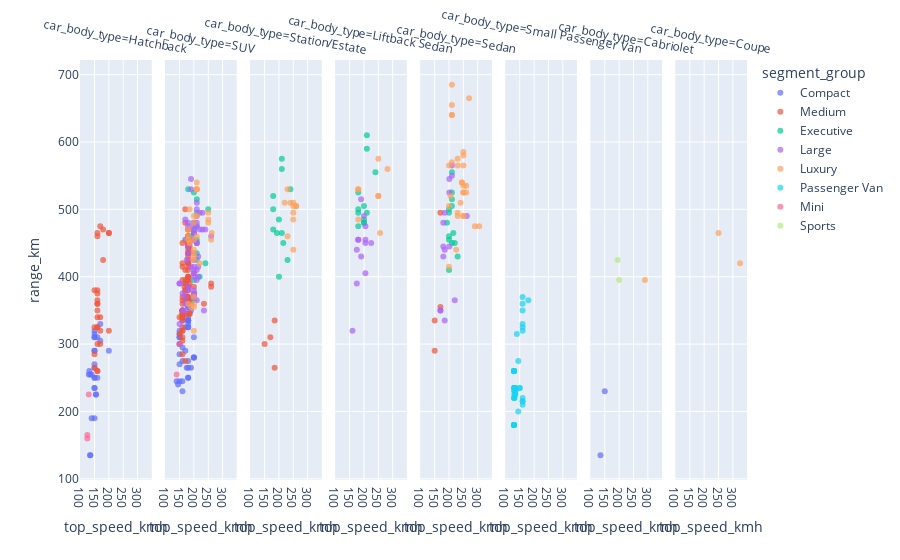

The code cell stored with this chart in its notebook:
### Code cell
#top speed vs. range vs. segment_group
fig = px.scatter(
    data,
    x='top_speed_kmh',
    y='range_km',
    color='segment_group',
    facet_col='car_body_type',
    opacity=0.7
)

fig.for_each_annotation(lambda a: a.update(textangle=10))

fig.show()

### Figure 1 — Plotly figure (JSON) as saved in the notebook; plotly's stock layout.template omitted (floating-point values rounded to 4 significant figures)
{"data": [{"hovertemplate": "segment_group=Compact<br>car_body_type=Hatchback<br>top_speed_kmh=%{x}<br>range_km=%{y}<extra></extra>", "legendgroup": "Compact", "marker": {"color": "#636efa", "opacity": 0.7, "symbol": "circle"}, "mode": "markers", "name": "Compact", "orientation": "v", "showlegend": true, "type": "scatter", "x": [155, 155, 160, 170, 150, 150, 150, 135, 140, 140, 135, 150, 135, 150, 132, 150, 160, 200, 170, 150, 150, 150, 150, 150, 130, 150, 150], "xaxis": "x", "y": [225, 225, 310, 305, 190, 270, 265, 255, 190, 255, 135, 235, 135, 235, 260, 310, 250, 290, 330, 290, 315, 290, 310, 250, 255, 320, 250], "yaxis": "y"}, {"hovertemplate": "segment_group=Compact<br>car_body_type=SUV<br>top_speed_kmh=%{x}<br>range_km=%{y}<extra></extra>", "legendgroup": "Compact", "marker": {"color": "#636efa", "opacity": 0.7, "symbol": "circle"}, "mode": "markers", "name": "Compact", "orientation": "v", "showlegend": false, "type": "scatter", "x": [200, 200, 150, 200, 160, 145, 150, 150, 160, 160, 160, 170, 150, 170, 170, 175, 175, 160, 200, 170, 140, 150, 150, 150, 150, 150, 180, 180, 180, 180, 180, 180, 180, 180, 180, 180, 180, 180, 180, 180, 180, 190, 190, 190], "xaxis": "x2", "y": [280, 280, 320, 310, 245, 240, 300, 310, 275, 335, 295, 390, 310, 455, 325, 370, 265, 230, 280, 290, 245, 285, 270, 300, 245, 315, 325, 335, 250, 335, 325, 250, 335, 335, 355, 265, 355, 330, 275, 365, 340, 265, 360, 350], "yaxis": "y2"}, {"hovertemplate": "segment_group=Compact<br>car_body_type=Cabriolet<br>top_speed_kmh=%{x}<br>range_km=%{y}<extra></extra>", "legendgroup": "Compact", "marker": {"color": "#636efa", "opacity": 0.7, "symbol": "circle"}, "mode": "markers", "name": "Compact", "orientation": "v", "showlegend": false, "type": "scatter", "x": [135, 150], "xaxis": "x7", "y": [135, 230], "yaxis": "y7"}, {"hovertemplate": "segment_group=Medium<br>car_body_type=Hatchback<br>top_speed_kmh=%{x}<br>range_km=%{y}<extra></extra>", "legendgroup": "Medium", "marker": {"color": "#EF553B", "opacity": 0.7, "symbol": "circle"}, "mode": "markers", "name": "Medium", "orientation": "v", "showlegend": true, "type": "scatter", "x": [150, 160, 160, 160, 160, 200, 150, 150, 160, 160, 160, 160, 170, 170, 160, 160, 180, 200, 170, 170, 150, 160, 180, 200, 160, 160, 160], "xaxis": "x", "y": [265, 260, 350, 360, 460, 465, 285, 325, 375, 260, 340, 325, 475, 340, 300, 360, 425, 320, 320, 300, 380, 380, 470, 465, 365, 465, 325], "yaxis": "y"}, {"hovertemplate": "segment_group=Medium<br>car_body_type=SUV<br>top_speed_kmh=%{x}<br>range_km=%{y}<extra></extra>", "legendgroup": "Medium", "marker": {"color": "#EF553B", "opacity": 0.7, "symbol": "circle"}, "mode": "markers", "name": "Medium", "orientation": "v", "showlegend": false, "type": "scatter", "x": [150, 160, 160, 180, 180, 180, 160, 180, 180, 180, 170, 180, 170, 180, 160, 180, 180, 180, 180, 160, 185, 200, 235, 185, 185, 185, 260, 180, 175, 260, 185, 185, 185, 167, 160, 160, 180, 170, 190, 160, 160, 160, 160, 160, 160, 160, 170, 180, 160, 160, 200, 200, 172, 170, 170, 170, 170, 170, 150, 170, 160, 160, 180, 180, 160, 180, 180, 160, 180, 180, 180, 180, 160, 160, 160, 180, 180, 180, 160, 180, 180, 160, 180, 180, 180, 180, 180, 180, 180, 180], "xaxis": "x2", "y": [315, 350, 340, 435, 410, 415, 325, 420, 395, 395, 390, 380, 395, 385, 340, 445, 425, 440, 435, 305, 390, 375, 360, 345, 445, 450, 390, 370, 370, 385, 455, 440, 345, 385, 365, 340, 370, 275, 365, 395, 420, 350, 350, 415, 345, 345, 380, 365, 335, 450, 405, 385, 345, 365, 410, 380, 375, 500, 340, 480, 310, 350, 450, 450, 360, 455, 450, 370, 470, 460, 470, 460, 320, 345, 350, 420, 445, 435, 285, 430, 460, 320, 360, 420, 400, 400, 345, 400, 385, 385], "yaxis": "y2"}, {"hovertemplate": "segment_group=Medium<br>car_body_type=Station/Estate<br>top_speed_kmh=%{x}<br>range_km=%{y}<extra></extra>", "legendgroup": "Medium", "marker": {"color": "#EF553B", "opacity": 0.7, "symbol": "circle"}, "mode": "markers", "name": "Medium", "orientation": "v", "showlegend": false, "type": "scatter", "x": [185, 185, 170, 150], "xaxis": "x3", "y": [335, 265, 310, 300], "yaxis": "y3"}, {"hovertemplate": "segment_group=Medium<br>car_body_type=Sedan<br>top_speed_kmh=%{x}<br>range_km=%{y}<extra></extra>", "legendgroup": "Medium", "marker": {"color": "#EF553B", "opacity": 0.7, "symbol": "circle"}, "mode": "markers", "name": "Medium", "orientation": "v", "showlegend": false, "type": "scatter", "x": [150, 150, 170, 170], "xaxis": "x5", "y": [290, 335, 495, 355], "yaxis": "y5"}, {"hovertemplate": "segment_group=Executive<br>car_body_type=SUV<br>top_speed_kmh=%{x}<br>range_km=%{y}<extra></extra>", "legendgroup": "Executive", "marker": {"color": "#00cc96", "opacity": 0.7, "symbol": "circle"}, "mode": "markers", "name": "Executive", "orientation": "v", "showlegend": true, "type": "scatter", "x": [250, 200, 200, 190, 220, 210, 210, 210, 210, 210, 240, 200, 200, 210, 210, 180, 200, 200, 200, 200], "xaxis": "x2", "y": [500, 470, 525, 460, 400, 450, 435, 475, 455, 425, 420, 435, 365, 515, 495, 530, 480, 465, 480, 395], "yaxis": "y2"}, {"hovertemplate": "segment_group=Executive<br>car_body_type=Station/Estate<br>top_speed_kmh=%{x}<br>range_km=%{y}<extra></extra>", "legendgroup": "Executive", "marker": {"color": "#00cc96", "opacity": 0.7, "symbol": "circle"}, "mode": "markers", "name": "Executive", "orientation": "v", "showlegend": false, "type": "scatter", "x": [210, 210, 210, 240, 230, 193, 215, 200, 200, 180, 180, 180], "xaxis": "x3", "y": [465, 575, 560, 530, 425, 465, 450, 485, 400, 500, 470, 520], "yaxis": "y3"}, {"hovertemplate": "segment_group=Executive<br>car_body_type=Liftback Sedan<br>top_speed_kmh=%{x}<br>range_km=%{y}<extra></extra>", "legendgroup": "Executive", "marker": {"color": "#00cc96", "opacity": 0.7, "symbol": "circle"}, "mode": "markers", "name": "Executive", "orientation": "v", "showlegend": false, "type": "scatter", "x": [210, 210, 210, 240, 200, 180, 180, 180, 180, 200, 200, 200], "xaxis": "x4", "y": [495, 610, 590, 555, 485, 495, 500, 475, 525, 505, 480, 480], "yaxis": "y4"}, {"hovertemplate": "segment_group=Executive<br>car_body_type=Sedan<br>top_speed_kmh=%{x}<br>range_km=%{y}<extra></extra>", "legendgroup": "Executive", "marker": {"color": "#00cc96", "opacity": 0.7, "symbol": "circle"}, "mode": "markers", "name": "Executive", "orientation": "v", "showlegend": false, "type": "scatter", "x": [230, 193, 215, 210, 210, 210, 210, 210, 220, 200, 200, 200, 200, 200], "xaxis": "x5", "y": [430, 480, 465, 525, 515, 555, 505, 450, 450, 500, 410, 460, 495, 455], "yaxis": "y5"}, {"hovertemplate": "segment_group=Large<br>car_body_type=SUV<br>top_speed_kmh=%{x}<br>range_km=%{y}<extra></extra>", "legendgroup": "Large", "marker": {"color": "#ab63fa", "opacity": 0.7, "symbol": "circle"}, "mode": "markers", "name": "Large", "orientation": "v", "showlegend": true, "type": "scatter", "x": [210, 210, 210, 210, 210, 210, 230, 230, 175, 175, 215, 215, 215, 190, 190, 190, 150, 180, 180, 180, 180, 200, 200, 200, 200, 180, 180, 235, 200, 170, 160, 160, 170, 170, 170, 220, 240, 220, 260, 150, 150, 210, 200, 200, 200, 200, 200, 201, 201, 201, 200, 200, 200, 200, 200, 210, 210, 210], "xaxis": "x2", "y": [395, 410, 510, 500, 490, 480, 470, 495, 360, 425, 400, 415, 430, 530, 415, 545, 390, 435, 445, 475, 480, 425, 435, 415, 410, 385, 380, 350, 380, 350, 350, 375, 370, 360, 485, 470, 470, 495, 460, 390, 330, 450, 465, 370, 465, 455, 455, 455, 470, 375, 405, 400, 475, 480, 370, 475, 450, 365], "yaxis": "y2"}, {"hovertemplate": "segment_group=Large<br>car_body_type=Liftback Sedan<br>top_speed_kmh=%{x}<br>range_km=%{y}<extra></extra>", "legendgroup": "Large", "marker": {"color": "#ab63fa", "opacity": 0.7, "symbol": "circle"}, "mode": "markers", "name": "Large", "orientation": "v", "showlegend": false, "type": "scatter", "x": [225, 190, 190, 200, 180, 180, 160, 175, 175, 205, 205, 205, 205], "xaxis": "x4", "y": [450, 430, 515, 490, 455, 455, 320, 390, 440, 455, 450, 475, 405], "yaxis": "y4"}, {"hovertemplate": "segment_group=Large<br>car_body_type=Sedan<br>top_speed_kmh=%{x}<br>range_km=%{y}<extra></extra>", "legendgroup": "Large", "marker": {"color": "#ab63fa", "opacity": 0.7, "symbol": "circle"}, "mode": "markers", "name": "Large", "orientation": "v", "showlegend": false, "type": "scatter", "x": [220, 180, 180, 180, 170, 170, 185, 185, 185, 210, 210, 201, 201, 262, 201], "xaxis": "x5", "y": [365, 445, 480, 430, 350, 350, 495, 440, 335, 565, 550, 525, 545, 490, 445], "yaxis": "y5"}, {"hovertemplate": "segment_group=Luxury<br>car_body_type=SUV<br>top_speed_kmh=%{x}<br>range_km=%{y}<extra></extra>", "legendgroup": "Luxury", "marker": {"color": "#FFA15A", "opacity": 0.7, "symbol": "circle"}, "mode": "markers", "name": "Luxury", "orientation": "v", "showlegend": true, "type": "scatter", "x": [210, 200, 200, 200, 200, 185, 200, 190, 200, 220, 200, 185, 250, 260, 250, 210, 210, 210, 210, 210, 180, 200, 200, 200, 200, 250, 262, 180, 180, 180], "xaxis": "x2", "y": [460, 455, 320, 370, 490, 500, 480, 355, 435, 420, 425, 450, 495, 455, 480, 530, 540, 530, 530, 490, 360, 430, 355, 440, 360, 485, 465, 460, 470, 455], "yaxis": "y2"}, {"hovertemplate": "segment_group=Luxury<br>car_body_type=Station/Estate<br>top_speed_kmh=%{x}<br>range_km=%{y}<extra></extra>", "legendgroup": "Luxury", "marker": {"color": "#FFA15A", "opacity": 0.7, "symbol": "circle"}, "mode": "markers", "name": "Luxury", "orientation": "v", "showlegend": false, "type": "scatter", "x": [220, 240, 250, 250, 250, 230, 230, 250, 250, 260, 260], "xaxis": "x3", "y": [510, 510, 510, 440, 505, 530, 460, 495, 485, 505, 505], "yaxis": "y3"}, {"hovertemplate": "segment_group=Luxury<br>car_body_type=Liftback Sedan<br>top_speed_kmh=%{x}<br>range_km=%{y}<extra></extra>", "legendgroup": "Luxury", "marker": {"color": "#FFA15A", "opacity": 0.7, "symbol": "circle"}, "mode": "markers", "name": "Luxury", "orientation": "v", "showlegend": false, "type": "scatter", "x": [250, 256, 250, 250, 282, 180, 180, 180], "xaxis": "x4", "y": [520, 465, 520, 575, 560, 485, 530, 530], "yaxis": "y4"}, {"hovertemplate": "segment_group=Luxury<br>car_body_type=Sedan<br>top_speed_kmh=%{x}<br>range_km=%{y}<extra></extra>", "legendgroup": "Luxury", "marker": {"color": "#FFA15A", "opacity": 0.7, "symbol": "circle"}, "mode": "markers", "name": "Luxury", "orientation": "v", "showlegend": false, "type": "scatter", "x": [250, 250, 245, 245, 250, 205, 240, 225, 270, 200, 250, 210, 210, 210, 210, 210, 250, 200, 200, 230, 230, 230, 250, 250, 250, 230, 260, 290, 305, 260], "xaxis": "x5", "y": [525, 525, 540, 540, 490, 520, 510, 440, 665, 565, 580, 570, 655, 685, 640, 640, 585, 505, 415, 495, 490, 565, 490, 565, 535, 575, 535, 475, 475, 525], "yaxis": "y5"}, {"hovertemplate": "segment_group=Luxury<br>car_body_type=Cabriolet<br>top_speed_kmh=%{x}<br>range_km=%{y}<extra></extra>", "legendgroup": "Luxury", "marker": {"color": "#FFA15A", "opacity": 0.7, "symbol": "circle"}, "mode": "markers", "name": "Luxury", "orientation": "v", "showlegend": false, "type": "scatter", "x": [290], "xaxis": "x7", "y": [395], "yaxis": "y7"}, {"hovertemplate": "segment_group=Luxury<br>car_body_type=Coupe<br>top_speed_kmh=%{x}<br>range_km=%{y}<extra></extra>", "legendgroup": "Luxury", "marker": {"color": "#FFA15A", "opacity": 0.7, "symbol": "circle"}, "mode": "markers", "name": "Luxury", "orientation": "v", "showlegend": false, "type": "scatter", "x": [325, 250], "xaxis": "x8", "y": [420, 465], "yaxis": "y8"}, {"hovertemplate": "segment_group=Passenger Van<br>car_body_type=Small Passenger Van<br>top_speed_kmh=%{x}<br>range_km=%{y}<extra></extra>", "legendgroup": "Passenger Van", "marker": {"color": "#19d3f3", "opacity": 0.7, "symbol": "circle"}, "mode": "markers", "name": "Passenger Van", "orientation": "v", "showlegend": true, "type": "scatter", "x": [132, 132, 130, 130, 130, 130, 145, 130, 130, 150, 150, 180, 132, 132, 160, 160, 140, 160, 160, 160, 160, 132, 130, 135, 135, 130, 130, 130, 130, 132, 132, 130, 130, 130, 130, 135, 130, 130, 130, 130, 132, 132, 160, 160, 160, 160, 145], "xaxis": "x6", "y": [235, 230, 180, 260, 180, 260, 200, 235, 235, 235, 235, 365, 220, 225, 210, 215, 315, 320, 215, 220, 325, 225, 220, 235, 230, 180, 260, 180, 260, 235, 230, 180, 260, 180, 260, 225, 220, 260, 180, 260, 235, 230, 350, 370, 330, 360, 275], "yaxis": "y6"}, {"hovertemplate": "segment_group=Mini<br>car_body_type=Hatchback<br>top_speed_kmh=%{x}<br>range_km=%{y}<extra></extra>", "legendgroup": "Mini", "marker": {"color": "#FF6692", "opacity": 0.7, "symbol": "circle"}, "mode": "markers", "name": "Mini", "orientation": "v", "showlegend": true, "type": "scatter", "x": [125, 125, 130], "xaxis": "x", "y": [165, 160, 225], "yaxis": "y"}, {"hovertemplate": "segment_group=Mini<br>car_body_type=SUV<br>top_speed_kmh=%{x}<br>range_km=%{y}<extra></extra>", "legendgroup": "Mini", "marker": {"color": "#FF6692", "opacity": 0.7, "symbol": "circle"}, "mode": "markers", "name": "Mini", "orientation": "v", "showlegend": false, "type": "scatter", "x": [150, 140], "xaxis": "x2", "y": [300, 255], "yaxis": "y2"}, {"hovertemplate": "segment_group=Sports<br>car_body_type=Cabriolet<br>top_speed_kmh=%{x}<br>range_km=%{y}<extra></extra>", "legendgroup": "Sports", "marker": {"color": "#B6E880", "opacity": 0.7, "symbol": "circle"}, "mode": "markers", "name": "Sports", "orientation": "v", "showlegend": true, "type": "scatter", "x": [200, 195], "xaxis": "x7", "y": [395, 425], "yaxis": "y7"}], "layout": {"annotations": [{"font": {}, "showarrow": false, "text": "car_body_type=Hatchback", "textangle": 10, "x": 0.05375, "xanchor": "center", "xref": "paper", "y": 1, "yanchor": "bottom", "yref": "paper"}, {"font": {}, "showarrow": false, "text": "car_body_type=SUV", "textangle": 10, "x": 0.1812, "xanchor": "center", "xref": "paper", "y": 1, "yanchor": "bottom", "yref": "paper"}, {"font": {}, "showarrow": false, "text": "car_body_type=Station/Estate", "textangle": 10, "x": 0.3087, "xanchor": "center", "xref": "paper", "y": 1, "yanchor": "bottom", "yref": "paper"}, {"font": {}, "showarrow": false, "text": "car_body_type=Liftback Sedan", "textangle": 10, "x": 0.4363, "xanchor": "center", "xref": "paper", "y": 1, "yanchor": "bottom", "yref": "paper"}, {"font": {}, "showarrow": false, "text": "car_body_type=Sedan", "textangle": 10, "x": 0.5637, "xanchor": "center", "xref": "paper", "y": 1, "yanchor": "bottom", "yref": "paper"}, {"font": {}, "showarrow": false, "text": "car_body_type=Small Passenger Van", "textangle": 10, "x": 0.6912, "xanchor": "center", "xref": "paper", "y": 1, "yanchor": "bottom", "yref": "paper"}, {"font": {}, "showarrow": false, "text": "car_body_type=Cabriolet", "textangle": 10, "x": 0.8188, "xanchor": "center", "xref": "paper", "y": 1, "yanchor": "bottom", "yref": "paper"}, {"font": {}, "showarrow": false, "text": "car_body_type=Coupe", "textangle": 10, "x": 0.9463, "xanchor": "center", "xref": "paper", "y": 1, "yanchor": "bottom", "yref": "paper"}], "legend": {"title": {"text": "segment_group"}, "tracegroupgap": 0}, "margin": {"t": 60}, "xaxis": {"anchor": "y", "domain": [0, 0.1075], "title": {"text": "top_speed_kmh"}}, "xaxis2": {"anchor": "y2", "domain": [0.1275, 0.235], "matches": "x", "title": {"text": "top_speed_kmh"}}, "xaxis3": {"anchor": "y3", "domain": [0.255, 0.3625], "matches": "x", "title": {"text": "top_speed_kmh"}}, "xaxis4": {"anchor": "y4", "domain": [0.3825, 0.49], "matches": "x", "title": {"text": "top_speed_kmh"}}, "xaxis5": {"anchor": "y5", "domain": [0.51, 0.6175], "matches": "x", "title": {"text": "top_speed_kmh"}}, "xaxis6": {"anchor": "y6", "domain": [0.6375, 0.745], "matches": "x", "title": {"text": "top_speed_kmh"}}, "xaxis7": {"anchor": "y7", "domain": [0.765, 0.8725], "matches": "x", "title": {"text": "top_speed_kmh"}}, "xaxis8": {"anchor": "y8", "domain": [0.8925, 1], "matches": "x", "title": {"text": "top_speed_kmh"}}, "yaxis": {"anchor": "x", "domain": [0, 1], "title": {"text": "range_km"}}, "yaxis2": {"anchor": "x2", "domain": [0, 1], "matches": "y", "showticklabels": false}, "yaxis3": {"anchor": "x3", "domain": [0, 1], "matches": "y", "showticklabels": false}, "yaxis4": {"anchor": "x4", "domain": [0, 1], "matches": "y", "showticklabels": false}, "yaxis5": {"anchor": "x5", "domain": [0, 1], "matches": "y", "showticklabels": false}, "yaxis6": {"anchor": "x6", "domain": [0, 1], "matches": "y", "showticklabels": false}, "yaxis7": {"anchor": "x7", "domain": [0, 1], "matches": "y", "showticklabels": false}, "yaxis8": {"anchor": "x8", "domain": [0, 1], "matches": "y", "showticklabels": false}}}
